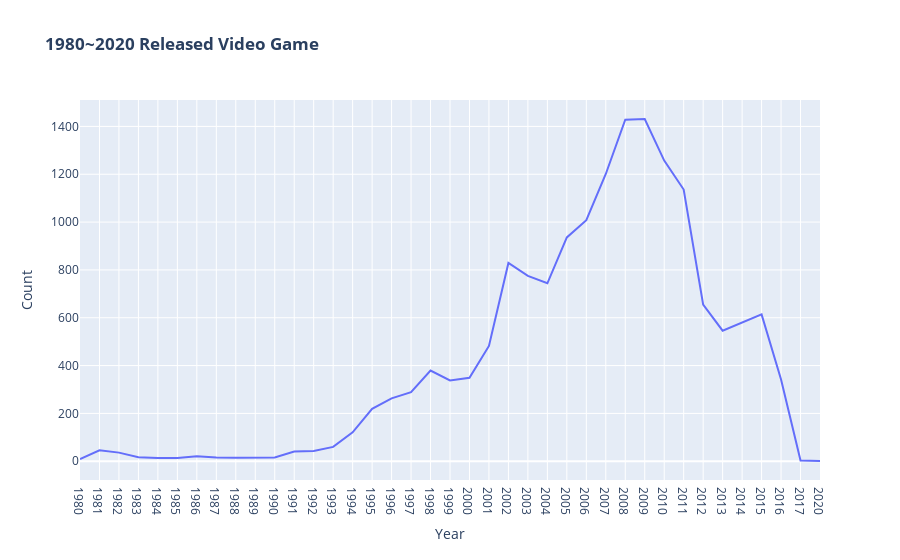

Notebook source saved alongside this figure:
### Code cell
# 시각화 데이터
release = release.sort_values('Year')
release.Year = release.Year.astype('str')

# 시각화
fig = px.line(data_frame=release,
              x='Year', 
              y='Count',
              title = '<b>1980~2020 Released Video Game </b>'
              )
fig.show()

### Figure 1 — Plotly figure (JSON) as saved in the notebook; plotly's stock layout.template omitted (floating-point values rounded to 4 significant figures)
{"data": [{"hovertemplate": "Year=%{x}<br>Count=%{y}<extra></extra>", "legendgroup": "", "line": {"color": "#636efa", "dash": "solid"}, "marker": {"symbol": "circle"}, "mode": "lines", "name": "", "orientation": "v", "showlegend": false, "type": "scatter", "x": ["1980", "1981", "1982", "1983", "1984", "1985", "1986", "1987", "1988", "1989", "1990", "1991", "1992", "1993", "1994", "1995", "1996", "1997", "1998", "1999", "2000", "2001", "2002", "2003", "2004", "2005", "2006", "2007", "2008", "2009", "2010", "2011", "2012", "2013", "2014", "2015", "2016", "2017", "2020"], "xaxis": "x", "y": [9, 46, 36, 17, 14, 14, 21, 16, 15, 17, 16, 41, 43, 60, 121, 219, 263, 289, 379, 338, 349, 482, 829, 775, 744, 936, 1008, 1201, 1428, 1431, 1257, 1136, 655, 546, 580, 614, 342, 3, 1], "yaxis": "y"}], "layout": {"legend": {"tracegroupgap": 0}, "title": {"text": "<b>1980~2020 Released Video Game </b>"}, "xaxis": {"anchor": "y", "domain": [0, 1], "title": {"text": "Year"}}, "yaxis": {"anchor": "x", "domain": [0, 1], "title": {"text": "Count"}}}}
